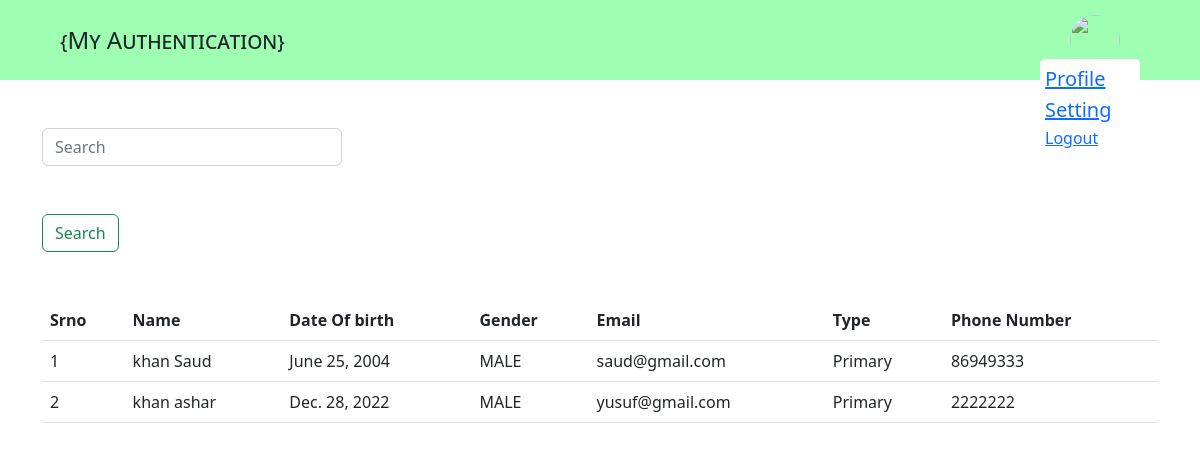
Page /dashboard/ (signed in) on the committed database.
### accounts/models.py (models this page shows, shortened)
class User(AbstractBaseUser):
    email = models.EmailField(
        verbose_name='email address',
        max_length=255,
        unique=True,
    )
    first_name=models.CharField(max_length=80)
    last_name=models.CharField(max_length=80)
    date_of_birth=models.DateField()
    gender=models.CharField(max_length=80)
    type=models.CharField(max_length=150)
    phonenumber=models.CharField(max_length=15,unique=True)
    objects = UserManager()
    USERNAME_FIELD = 'email'
    REQUIRED_FIELDS = ['first_name','last_name']

### accounts/views.py (the view)
# urls.py: path('dashboard/', views.dashboard, name="dashboard" ),
@login_required()
def dashboard(request):
    user=User.objects.all()
    p=Paginator(user,5)
    page_num= request.GET.get('page',1)
    try:
        page=p.page(page_num)
    except EmptyPage:
        page=p.page(1)
    return render(request, 'dashboard.html',{"user":page})

### accounts/templates/dashboard.html (shortened to what this page needs)
{% extends 'basic.html' %}
{% block main %}
<div class="container">
<div class="formcontainer">
  <form method="get" action="{% url 'search' %}" class="form-inline my-2 my-lg-0">
    <div>
    <input style="width:300px;" class="form-control mr-sm-2 my-5" type="search" placeholder="Search" aria-label="Search" name="search" id="search">
  </div>
  <div>
    <button class="btn btn-outline-success my-2 my-sm-0" type="submit">Search</button>
  </div>
  </form>
</div>
    <table class="table table-hover my-5" id="dev-table">
        <thead>
          <tr>
            <th>Srno</th>
            <th>Name</th>
            <th>Date Of birth</th>
            <th>Gender</th>
            <th>Email</th>
            <th>Type</th>
            <th>Phone Number</th>
          </tr>
        </thead>
        <tr>
          {% for i in user %}
          <td>{{forloop.counter}}</td>
          <td>{{i.first_name}} {{i.last_name}}</td>
          <td>{{i.date_of_birth}}</td>
          <td>{{i.gender}}</td>
          <td>{{i.email}}</td>
          <td>{{i.type}}</td>
          <td>{{i.phonenumber}}</td>
        </tr>
        {% endfor %}
      </table>
    </div>
{% endblock main %}

### accounts/templates/basic.html (shortened to what this page needs)
{% load static %}
<!DOCTYPE html>
<html lang="en">
<head>
    <link rel="stylesheet" href="{% static 'style.css' %}">
    <link href="https://cdn.jsdelivr.net/npm/bootstrap@5.2.3/dist/css/bootstrap.min.css" rel="stylesheet">
</head>
<body>
    <nav>
        <div class="logo">{My Authentication}</div>
        <div class="icon_username">
        <div class="icon">
            <img src="{% static 'images/icon.jpg' %}" alt="">
            <ul class="home_card">
                <li><a href="{% url 'updateprofile' %}">Profile</a></li>
                <li><a href="{% url 'changepassword' %}">Setting</a></li>
                <a href="{% url 'Logout' %}"<li>Logout</li></a>
            </ul>
        </div>
        </div>
    </nav>
        {% block main %}
        {% endblock main %}
</body>
</html>

### accounts/static/style.css (style rules this page uses)
* { margin: 0; padding: 0; box-sizing: border-box; list-style: none; text-decoration: none; }
body { width: 100vw; height: 100vh; background: whitesmoke; }
nav { width: 100%; height: 10%; background: rgb(158, 255, 179); display: flex; align-items: center; justify-content: space-between; padding: 0 5%; }
.icon { position: relative; width: 50px; height: 50px; border-radius: 50%; margin: 20px; }
.home_card { position: absolute; bottom: -110px; padding: 5px; right: -20px; background: white; border-radius: 5px; height: 100px; width: 100px; }
.home_card li { margin-bottom: 1px; font-size: 20px; cursor: pointer; }
.logo { font-variant: small-caps; font-size: 1.5rem; }
img { width: 100%; height: 100%; border-radius: 50%; }
.icon_username { display: flex; align-items: center; }

### accounts/templates/dashboard.html (style rules this page uses)
.formcontainer { display:flex; }

### rows in the picture
User: first_name "khan", last_name "Saud", date_of_birth "June 25, 2004", gender "MALE", email "saud@gmail.com", type "Primary", phonenumber "86949333"
User: first_name "khan", last_name "ashar", date_of_birth "Dec. 28, 2022", gender "MALE", email "yusuf@gmail.com", type "Primary", phonenumber "2222222"
